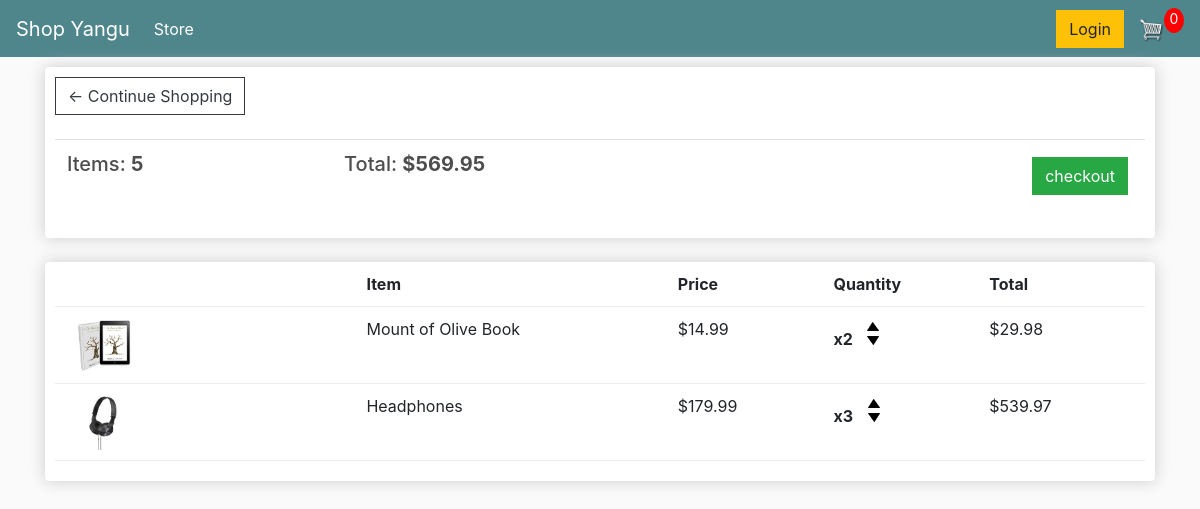
The app's page /cart/ (signed in) with its own data.
### store/models.py (models this page shows, shortened)
class Order(models.Model):
    customer = models.ForeignKey(Customer, on_delete=models.SET_NULL, null=True, blank=True)
    date_ordered = models.DateTimeField(auto_now_add=True)
    complete = models.BooleanField(default=False, null=True, blank=False)
    transaction_id = models.CharField(max_length=100, null=True)
    @property
    def get_cart_total(self):
        orderitems = self.orderitem_set.all()
        total = sum([item.get_total for item in orderitems])
        return total
    @property
    def get_cart_items(self):
        orderitems = self.orderitem_set.all()
        total = sum([item.quantity for item in orderitems])
        return total

class OrderItem(models.Model):
    product = models.ForeignKey(Product, on_delete=models.SET_NULL, null=True)
    order = models.ForeignKey(Order, on_delete=models.SET_NULL, null=True)
    quantity = models.IntegerField(default=0, null=True, blank=True)
    date_added = models.DateTimeField(auto_now_add=True)
    @property
    def get_total(self):
        total = self.product.price * self.quantity
        return total

class Product(models.Model):
    name = models.CharField(max_length=100, null=True)
    price = models.FloatField()
    digital = models.BooleanField(default=False, null=True, blank=False)
    image = models.ImageField(null=True, blank=True)
    @property
    def imageURL(self):
        try:
            url = self.image.url
        except:
            url = ''
        return url

### store/views.py (the view)
# urls.py: path('cart/', views.cart, name='cart'),
def cart(request):
	if request.user.is_authenticated:
		customer = request.user.customer
		order, created = Order.objects.get_or_create(customer=customer, complete=False)
		items = order.orderitem_set.all()
	else:
		items = []
		order = {'get_cart_total':0, 'get_cart_items':0}
	context = {'items':items, 'order':order}
	return render(request, 'store/cart.html', context)

### store/templates/store/cart.html
{% extends 'store/main.html' %}
{% load static %}
{% block content %}
    <div class="row">
        <div class="col-lg-12">
            <div class="box-element">
                <a class="btn btn-outline-dark mb-4" href="{% url 'store' %}">&#x2190; Continue Shopping</a>
                <br>
                <table class="table">
                    <tr>
                        <th>
                            <h5>
                                Items: <strong>{{order.get_cart_items}}</strong>
                            </h5>
                        </th>
                        <th>
                            <h5>
                                Total: <strong>${{order.get_cart_total  | floatformat:2}}</strong>
                            </h5>
                        </th>
                        <th>
                            <a style="float: right; margin: 5px;" class="btn btn-success" href="{% url 'checkout' %}">
                                checkout
                            </a>
                        </th>
                    </tr>
                </table>
            </div>
            <br>
            <div class="box-element">
                <div class="cart-row">
                    <div style="flex: 2;" class=""></div>
                    <div style="flex: 2;" class=""><strong>Item</strong></div>
                    <div style="flex: 1;" class=""><strong>Price</strong></div>
                    <div style="flex: 1;" class=""><strong>Quantity</strong></div>
                    <div style="flex: 1;" class=""><strong>Total</strong></div>
                </div>
                {% for item in items %}
                    <div class="cart-row">
                        <div style="flex: 2;" class="">
                            <img class="row-image" src="{{item.product.imageURL}}" alt="image">
                        </div>
                        <div style="flex: 2;" class="">{{item.product.name}}</div>
                        <div style="flex: 1;" class="">${{item.product.price | floatformat:2}}</div>
                        <div style="flex: 1;" class="">
                            <p class="quantity">x{{item.quantity}}</p>
                            <div class="quantity">
                                <img src="{% static 'images/down.png' %}" alt="add" class="chg-quantity">
                                <img src="{% static 'images/up.png' %}" alt="add" class="chg-quantity">
                            </div>
                        </div>
                        <div style="flex: 1;" class="">${{item.get_total}}</div>
                    </div>
                {% endfor %}
            </div>
        </div>
    </div>
{% endblock content %}

### static/css/main.css (style rules this page uses)
body { background-color: hsl(0, 0%, 98%); margin: 0; top: 0; left: 0; right: 0; padding: 0; box-sizing: border-box; }
h1,h2,h3,h4,h5,h6 { color:hsl(0, 0%, 30%); }
.box-element { box-shadow:hsl(0, 0%, 80%) 0 0 16px; background-color: #fff; border-radius: 4px; padding: 10px; }
.col-lg-4, .col-lg-6, .col-lg-8, .col-lg-12 { margin-top: 10px; }
.btn { border-radius: 0; }
.row-image { width: 100px; }
.cart-row { display: flex; align-items: flex-stretch; padding-bottom: 10px; margin-bottom: 10px; border-bottom: 1px solid #ececec; }
.quantity { display: inline-block; font-weight: 700; padding-right:10px; }
.chg-quantity { width: 12px; cursor: pointer; display: block; margin-top: 5px; transition:.1s; }

### records on screen
Order: get_cart_items "5", get_cart_total "569.95"
OrderItem: product.imageURL (picture), product.name "Mount of Olive Book", product.price "14.99", quantity "2", get_total "29.98"
OrderItem: product.imageURL (picture), product.name "Headphones", product.price "179.99", quantity "3", get_total "539.97"
